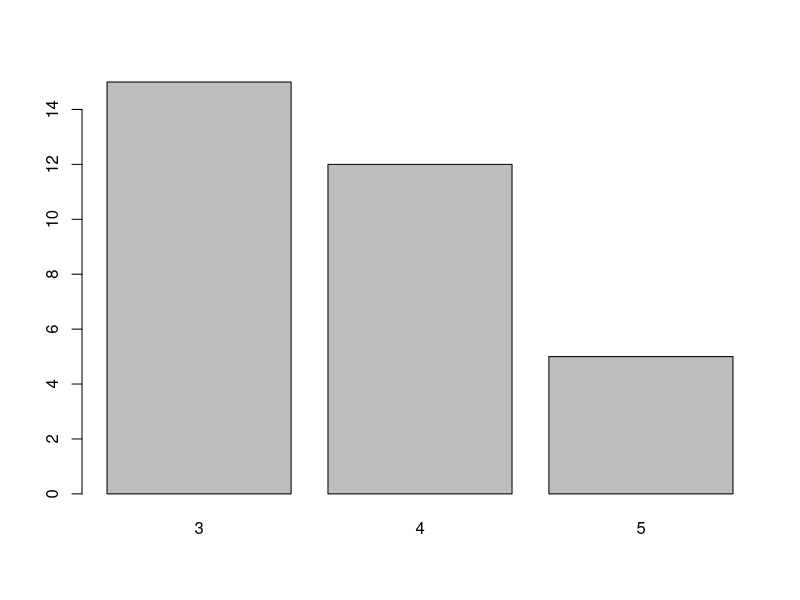
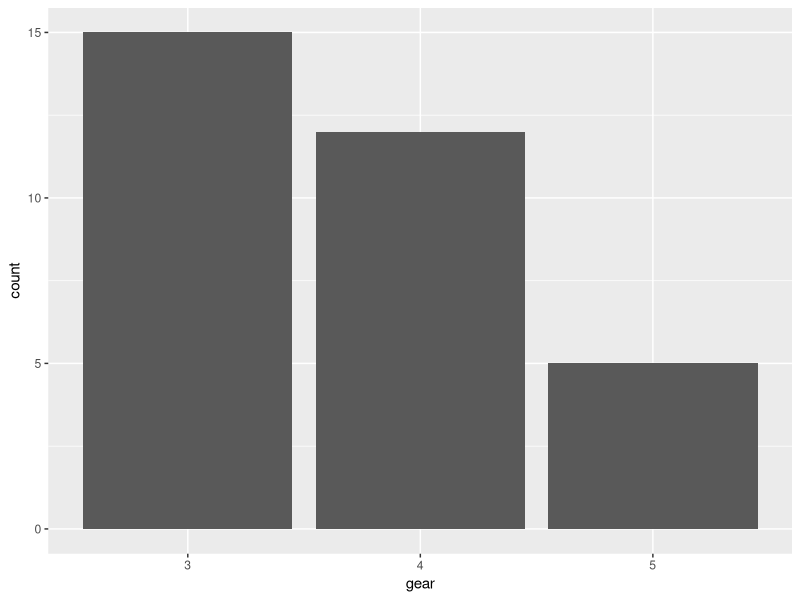
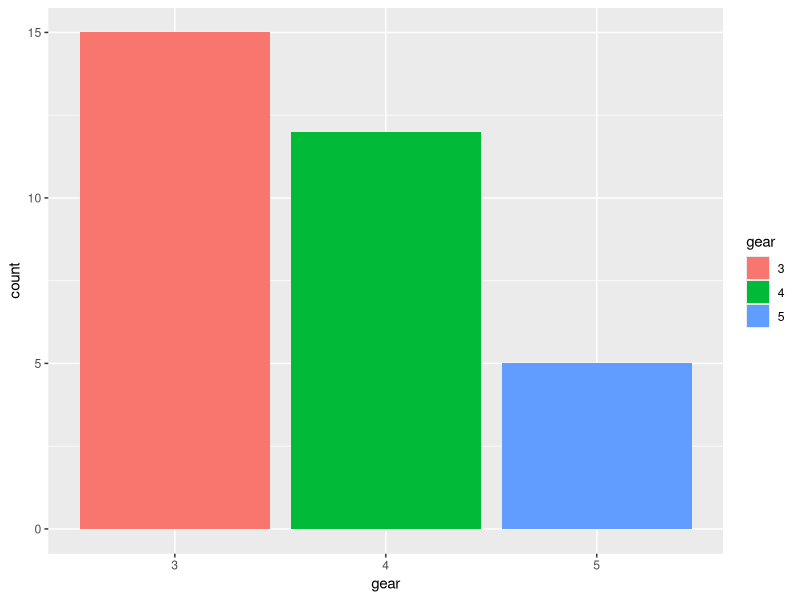
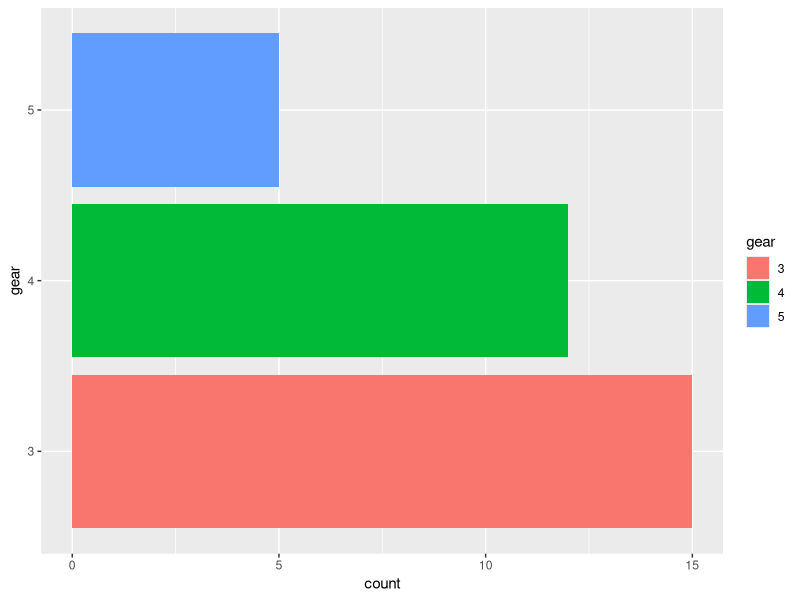
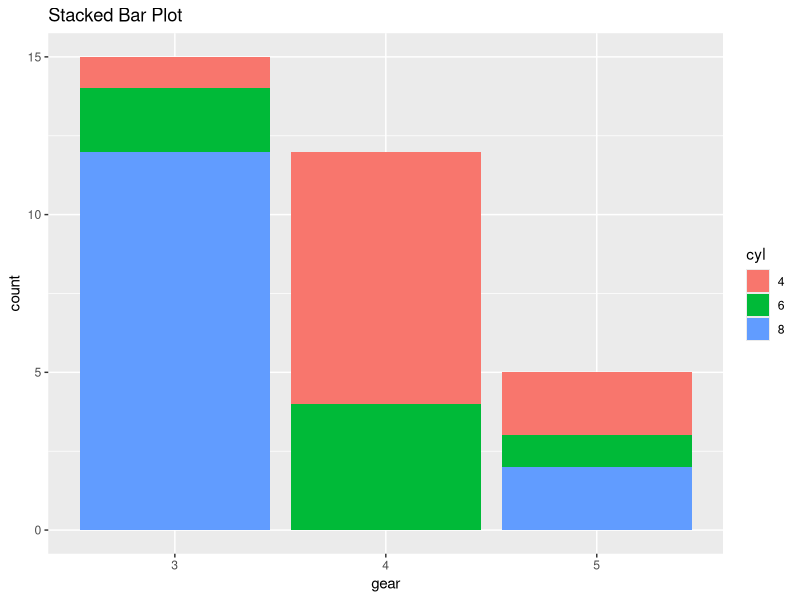
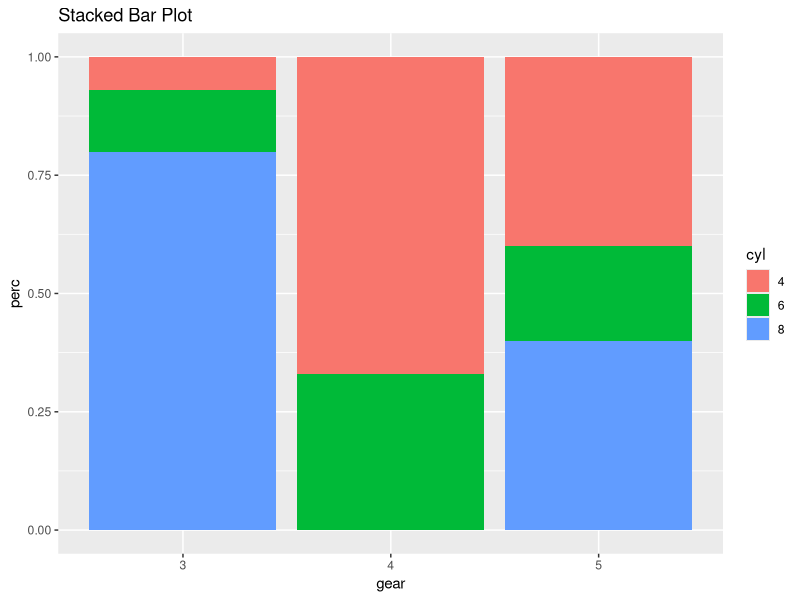
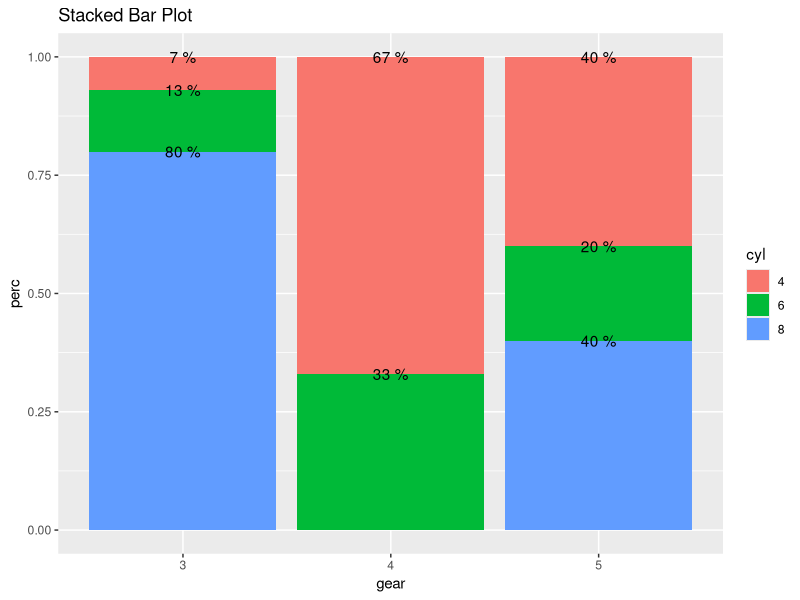
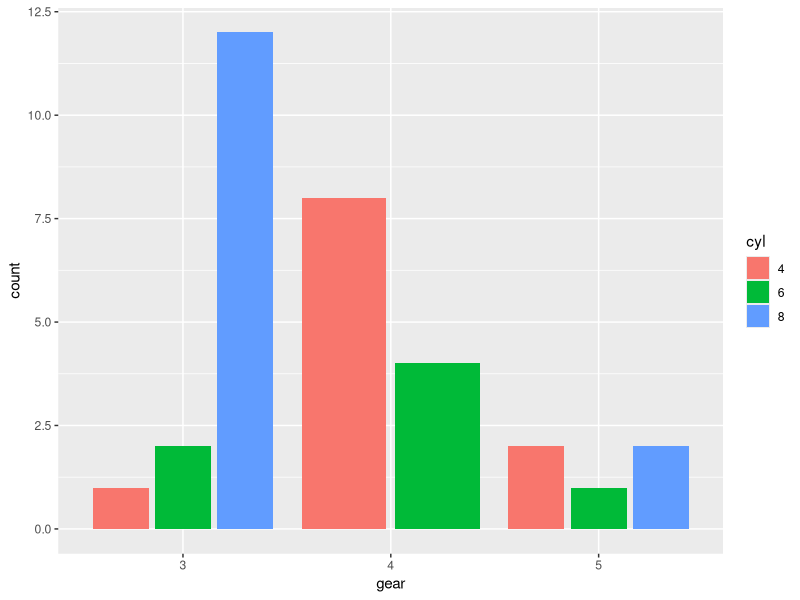

Write the R code that produced these figures, in order.
#ggplot - Bar Plot
#categorical Variables
library(dplyr)
library(ggplot2)

df=mtcars
catcols = c('cyl', 'vs', 'am', 'gear', 'carb')
df[,catcols] = lapply(df[,catcols], as.factor)

sapply(df, class)

#base
barplot(table(df$gear))

#ggplot
ggplot(data=df, aes(x=gear)) + geom_bar()

ggplot(data=df, aes(x=gear, fill=gear)) + geom_bar()
#barplots are of different types : horiz/vertical; stacked/dodge
ggplot(data=df, aes(x=gear, fill=gear)) + geom_bar() + coord_flip()

#stacked
ggplot(data=df, aes(x=gear, fill=cyl)) + geom_bar(position = position_stack()) + labs(title='Stacked Bar Plot')

#full rectange with % within gear
df %>% group_by(gear, cyl) %>% summarise(n=n())
(s1 <- df %>% group_by(gear, cyl) %>% summarise(n=n()) %>% mutate(perc = round(n/ sum(n, na.rm=T),2)))
s1 %>% group_by(gear) %>% summarise(sum(perc))  #this should be 1

ggplot(data=s1, aes(x=gear, y=perc, fill=cyl)) + geom_bar(stat='identity', position = position_stack()) + labs(title='Stacked Bar Plot')
#put labels also
ggplot(data=s1, aes(x=gear, y=perc, fill=cyl)) + geom_bar(stat='identity', position = position_stack()) + geom_text(aes(label=paste(perc*100,'%'), y=perc), position = position_stack()) +  labs(title='Stacked Bar Plot')


#dodge / side bars
gb2 <- ggplot(data=df, aes(x=gear, fill=cyl)) + geom_bar(stat='count', position = position_dodge2(.7)) 
gb2
gb2b <- geom_text(stat='count', aes(label=..count..), vjust=-1, position = position_dodge2(.7))
gb2 + gb2b

#using summary table
s1
gb3 <- ggplot(data=s1, aes(x=gear, y=n, fill=cyl)) + geom_bar(stat='identity', position = position_dodge2(.7)) + geom_text(stat='identity', aes(label=n, y=n), position = position_dodge2(.7))
gb3
gb3 + coord_flip()

#end here----------------------

#links
#http://t-redactyl.io/blog/2016/01/creating-plots-in-r-using-ggplot2-part-4-stacked-bar-plots.html
